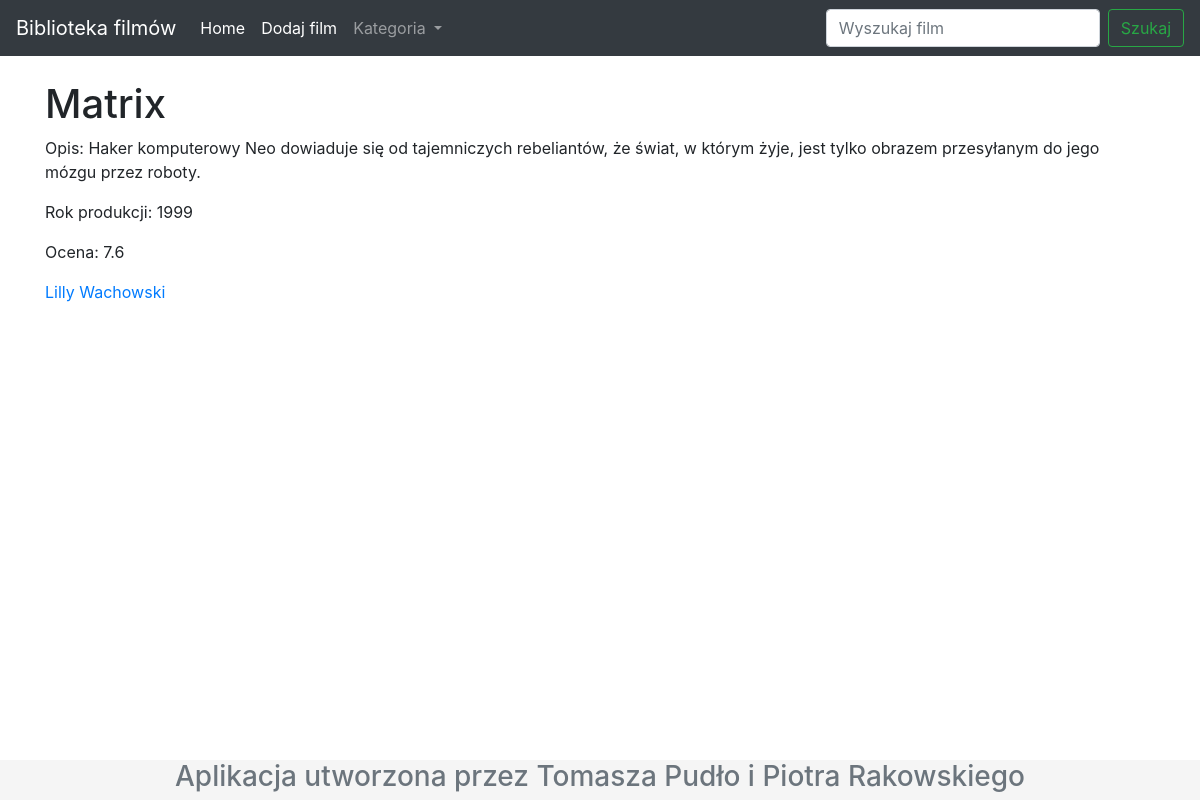
/film/1/, run on the app's committed database.
### Filmy/models.py (models this page shows, shortened)
class Filmy(models.Model):
    tytul = models.CharField(max_length=100)
    opis = models.TextField(blank=True)
    rok_produkcji = models.DecimalField(max_digits=4, decimal_places=0)
    ocena = models.DecimalField(max_digits=2, decimal_places=1)
    rezyser = models.ForeignKey(Rezyser, on_delete=models.CASCADE, null=True)
    gatunek = models.ManyToManyField(Gatunek)
    class Meta:
        verbose_name = "Filmy"
        verbose_name_plural = "Filmy"

class Rezyser(models.Model):
    imie = models.CharField(max_length=15)
    nazwisko = models.CharField(max_length=25)
    pochodzenie = models.CharField(max_length=25)
    def __str__(self):
        return self.imie + ' ' + self.nazwisko
    class Meta:
        verbose_name = "Reżyser"
        verbose_name_plural = "Reżyser"

### Filmy/views.py (the view)
# urls.py: path('film/<id>/', film, name='film'),
def film(request, id):
    film_user = Filmy.objects.get(pk=id)
    gatunki = Gatunek.objects.all()
    dane = {'film_user': film_user, 'gatunki': gatunki }
    return render(request, 'film.html', dane)

### Filmy/templates/film.html
    {% extends 'szablon.html' %}
    {% load static %}
    {% block content %}
    {% if film_user %}
        <h1> {{ film_user.tytul }}</h1>
        <p> Opis: {{ film_user.opis }} </p>
        <p> Rok produkcji: {{ film_user.rok_produkcji }} </p>
        <p> Ocena: {{ film_user.ocena }} </p>
        <a href="/rezyser/{{ film_user.rezyser.id }}"> {{ film_user.rezyser }} </a>
    {% else %}
        <p> Nie ma filmu o takim id.</p>
    {% endif %}
    {% endblock content %}

### Filmy/templates/szablon.html (style rules this page uses)
html { position: relative; min-height: 100%; }
body { margin-bottom: 40px; }

### data on the page
Filmy: tytul "Matrix", opis "Haker komputerowy Neo dowiaduje się od tajemniczych rebeliantów, że świat, w którym żyje, jest tylko obrazem przesyłanym do jego mózgu przez roboty.", rok_produkcji "1999", ocena "7.6", rezyser "Lilly Wachowski"
